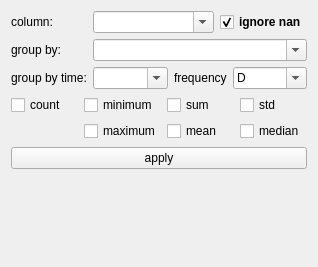
<?xml version="1.0" encoding="UTF-8"?>
<ui version="4.0">
 <class>Form</class>
 <widget class="QWidget" name="Form">
  <property name="geometry">
   <rect>
    <x>0</x>
    <y>0</y>
    <width>318</width>
    <height>267</height>
   </rect>
  </property>
  <property name="windowTitle">
   <string>Form</string>
  </property>
  <layout class="QVBoxLayout" name="verticalLayout">
   <item>
    <layout class="QFormLayout" name="formLayout_3">
     <item row="0" column="0">
      <widget class="QLabel" name="label">
       <property name="text">
        <string>column:</string>
       </property>
      </widget>
     </item>
     <item row="0" column="1">
      <layout class="QHBoxLayout" name="horizontalLayout">
       <item>
        <widget class="QComboBox" name="column">
         <property name="sizePolicy">
          <sizepolicy hsizetype="Expanding" vsizetype="Fixed">
           <horstretch>0</horstretch>
           <verstretch>0</verstretch>
          </sizepolicy>
         </property>
         <property name="editable">
          <bool>true</bool>
         </property>
        </widget>
       </item>
       <item>
        <widget class="QCheckBox" name="ignore_nan">
         <property name="font">
          <font>
           <weight>75</weight>
           <bold>true</bold>
          </font>
         </property>
         <property name="text">
          <string>ignore nan</string>
         </property>
         <property name="checked">
          <bool>true</bool>
         </property>
        </widget>
       </item>
      </layout>
     </item>
     <item row="1" column="0">
      <widget class="QLabel" name="label_2">
       <property name="text">
        <string>group by:</string>
       </property>
      </widget>
     </item>
     <item row="1" column="1">
      <widget class="QComboBox" name="group_by">
       <property name="editable">
        <bool>true</bool>
       </property>
      </widget>
     </item>
     <item row="2" column="0">
      <widget class="QLabel" name="label_3">
       <property name="text">
        <string>group by time:</string>
       </property>
      </widget>
     </item>
     <item row="2" column="1">
      <layout class="QHBoxLayout" name="horizontalLayout_3">
       <item>
        <widget class="QComboBox" name="group_by_time">
         <property name="sizePolicy">
          <sizepolicy hsizetype="Expanding" vsizetype="Fixed">
           <horstretch>0</horstretch>
           <verstretch>0</verstretch>
          </sizepolicy>
         </property>
         <property name="editable">
          <bool>true</bool>
         </property>
        </widget>
       </item>
       <item>
        <widget class="QLabel" name="label_12">
         <property name="text">
          <string>frequency</string>
         </property>
        </widget>
       </item>
       <item>
        <widget class="QComboBox" name="roundFreq">
         <property name="sizePolicy">
          <sizepolicy hsizetype="Expanding" vsizetype="Fixed">
           <horstretch>0</horstretch>
           <verstretch>0</verstretch>
          </sizepolicy>
         </property>
         <property name="editable">
          <bool>true</bool>
         </property>
         <property name="currentIndex">
          <number>1</number>
         </property>
         <item>
          <property name="text">
           <string>M</string>
          </property>
         </item>
         <item>
          <property name="text">
           <string>D</string>
          </property>
         </item>
         <item>
          <property name="text">
           <string>H</string>
          </property>
         </item>
         <item>
          <property name="text">
           <string>min</string>
          </property>
         </item>
         <item>
          <property name="text">
           <string>S</string>
          </property>
         </item>
         <item>
          <property name="text">
           <string>ms</string>
          </property>
         </item>
         <item>
          <property name="text">
           <string>us</string>
          </property>
         </item>
         <item>
          <property name="text">
           <string>N</string>
          </property>
         </item>
        </widget>
       </item>
      </layout>
     </item>
    </layout>
   </item>
   <item>
    <layout class="QVBoxLayout" name="verticalLayout_2">
     <item>
      <layout class="QGridLayout" name="gridLayout">
       <item row="0" column="1">
        <widget class="QCheckBox" name="minimum">
         <property name="text">
          <string>minimum</string>
         </property>
        </widget>
       </item>
       <item row="0" column="3">
        <widget class="QCheckBox" name="std">
         <property name="text">
          <string>std</string>
         </property>
        </widget>
       </item>
       <item row="1" column="1">
        <widget class="QCheckBox" name="maximum">
         <property name="text">
          <string>maximum</string>
         </property>
        </widget>
       </item>
       <item row="0" column="2">
        <widget class="QCheckBox" name="sum">
         <property name="text">
          <string>sum</string>
         </property>
        </widget>
       </item>
       <item row="1" column="2">
        <widget class="QCheckBox" name="mean">
         <property name="text">
          <string>mean</string>
         </property>
        </widget>
       </item>
       <item row="1" column="3">
        <widget class="QCheckBox" name="median">
         <property name="text">
          <string>median</string>
         </property>
        </widget>
       </item>
       <item row="0" column="0">
        <widget class="QCheckBox" name="count">
         <property name="text">
          <string>count</string>
         </property>
        </widget>
       </item>
      </layout>
     </item>
    </layout>
   </item>
   <item>
    <widget class="QPushButton" name="apply">
     <property name="text">
      <string>apply</string>
     </property>
    </widget>
   </item>
   <item>
    <spacer name="verticalSpacer">
     <property name="orientation">
      <enum>Qt::Vertical</enum>
     </property>
     <property name="sizeHint" stdset="0">
      <size>
       <width>20</width>
       <height>40</height>
      </size>
     </property>
    </spacer>
   </item>
  </layout>
 </widget>
 <resources/>
 <connections/>
</ui>
